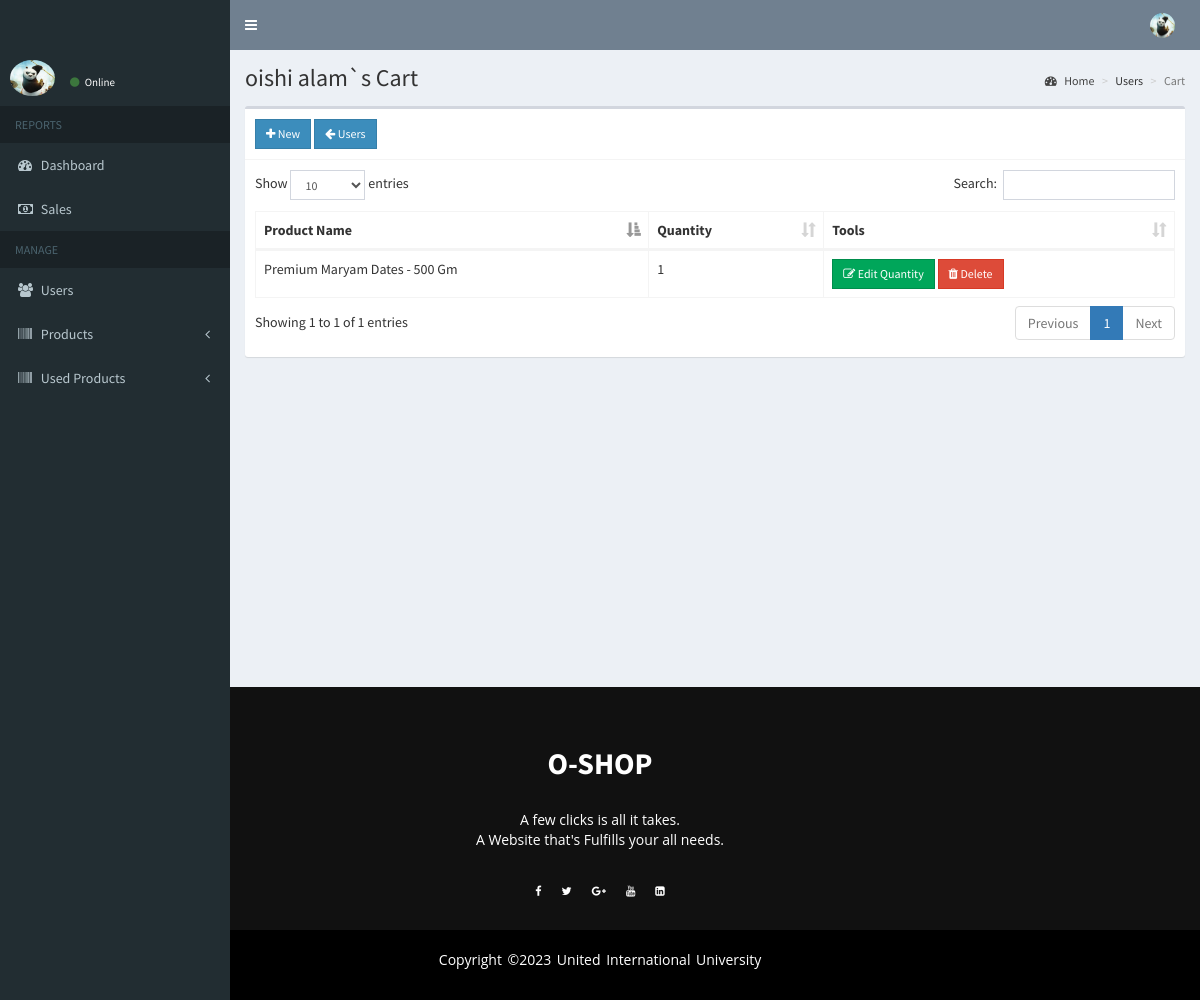
Screenshot of /seller/cart.php?user=13 with the database file from the repository.
### tables this page shows
CREATE TABLE `users` (
  `id` int(11) NOT NULL,
  `email` varchar(200) NOT NULL,
  `password` varchar(60) NOT NULL,
  `type` int(1) NOT NULL,
  `firstname` varchar(50) NOT NULL,
  `lastname` varchar(50) NOT NULL,
  `address` text NOT NULL,
  `contact_info` varchar(100) NOT NULL,
  `photo` varchar(200) NOT NULL,
  `status` int(1) NOT NULL,
  `activate_code` varchar(15) NOT NULL,
  `reset_code` varchar(15) NOT NULL,
  `created_on` date NOT NULL
);

CREATE TABLE `cart` (
  `id` int(11) NOT NULL,
  `user_id` int(11) NOT NULL,
  `product_id` int(11) NOT NULL,
  `quantity` int(11) NOT NULL
);

CREATE TABLE `products` (
  `id` int(11) NOT NULL,
  `category_id` int(11) NOT NULL,
  `name` text NOT NULL,
  `description` text NOT NULL,
  `slug` varchar(200) NOT NULL,
  `price` double NOT NULL,
  `photo` varchar(200) NOT NULL,
  `date_view` date NOT NULL,
  `counter` int(11) NOT NULL
);

### seller/cart.php (the view, shortened to what this page needs)
<?php include 'includes/session.php'; ?>
<?php
  if(!isset($_GET['user'])){
    header('location: users.php');
    exit();
  }
  else{
    $conn = $pdo->open();
    $stmt = $conn->prepare("SELECT * FROM users WHERE id=:id");
    $stmt->execute(['id'=>$_GET['user']]);
    $user = $stmt->fetch();
  }
?>
<?php include 'includes/header.php'; ?>
<body class="hold-transition skin-blue sidebar-mini">
<div class="wrapper">
  <?php include 'includes/navbar.php'; ?>
  <?php include 'includes/menubar.php'; ?>
  <div class="content-wrapper">
    <section class="content-header">
      <h1>
        <?php echo $user['firstname'].' '.$user['lastname'].'`s Cart' ?>
      </h1>
      <ol class="breadcrumb">
        <li><a href="#"><i class="fa fa-dashboard"></i> Home</a></li>
        <li>Users</li>
        <li class="active">Cart</li>
      </ol>
    </section>
    <section class="content">
      <div class="row">
        <div class="col-xs-12">
          <div class="box">
            <div class="box-header with-border">
              <a href="#addnew" data-toggle="modal" id="add" data-id="<?php echo $user['id']; ?>" class="btn btn-primary btn-sm btn-flat"><i class="fa fa-plus"></i> New</a>
              <a href="users.php" class="btn btn-sm btn-primary btn-flat"><i class="fa fa-arrow-left"></i> Users</a>
            </div>
            <div class="box-body">
              <table id="example1" class="table table-bordered">
                <thead>
                  <th>Product Name</th>
                  <th>Quantity</th>
                  <th>Tools</th>
                </thead>
                <tbody>
                  <?php
                    $conn = $pdo->open();
                    try{
                      $stmt = $conn->prepare("SELECT *, cart.id AS cartid FROM cart LEFT JOIN products ON products.id=cart.product_id WHERE user_id=:user_id");
                      $stmt->execute(['user_id'=>$user['id']]);
                      foreach($stmt as $row){
                        echo "
                          <tr>
                            <td>".$row['name']."</td>
                            <td>".$row['quantity']."</td>
                            <td>
                              <button class='btn btn-success btn-sm edit btn-flat' data-id='".$row['cartid']."'><i class='fa fa-edit'></i> Edit Quantity</button>
                              <button class='btn btn-danger btn-sm delete btn-flat' data-id='".$row['cartid']."'><i class='fa fa-trash'></i> Delete</button>
                            </td>
                          </tr>
                        ";
                      }
                    }
                    catch(PDOException $e){
                      echo $e->getMessage();
                    }
                  ?>
                </tbody>
              </table>
            </div>
          </div>
        </div>
      </div>
    </section>
  </div>
  	<?php include 'includes/footer.php'; ?>
</div>
</body>
</html>

### style.css (style rules this page uses)
* { margin: 0; padding: 0; box-sizing: border-box; }
body { background: #fcfcfc; }

### rows the page displays
users: firstname "oishi", lastname "alam"
cart: product.name "Premium Maryam Dates - 500 Gm", quantity "1"
